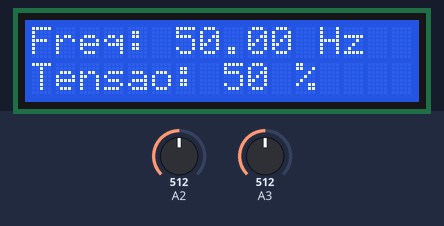
Recording of a sketch running on a simulated Arduino Uno, built with avr-gcc and run on an emulated ATmega328P. Parts: 16×2 character LCD. The inputs (shaded band) are chosen by the test bench; at power-on: A2 = 512, A3 = 512.

Above: at 1.2 s.
1.3 s: A2 set to 716
At 2.8 s:
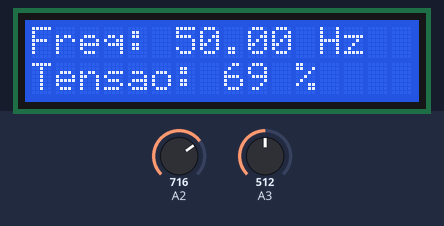
3.1 s: A3 set to 716
At 4.4 s:
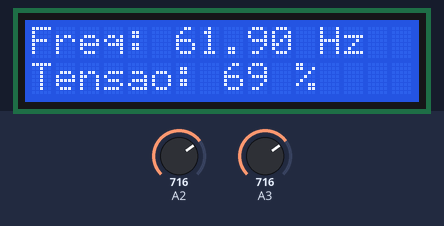
4.7 s: A2 set to 900
At 5.9 s:
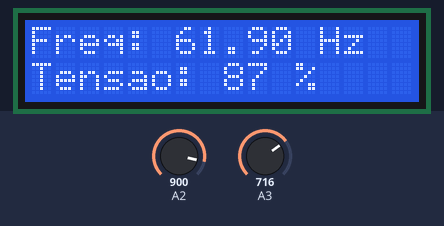
6.3 s: A3 set to 900
At 7.5 s:
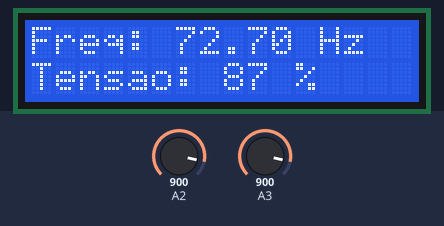
8.0 s: A2 set to 1023
At 8.9 s:
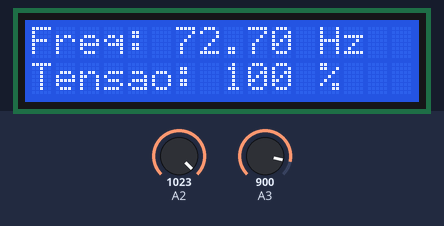
9.6 s: A3 set to 1023
At 10.4 s:
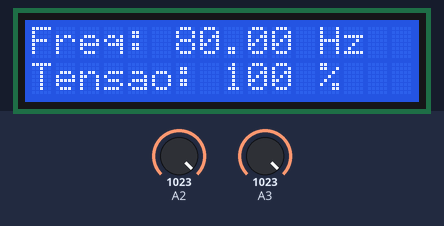
Timing chart, 0 to 12.3 s (numbered marks = the images above; inputs shaded):
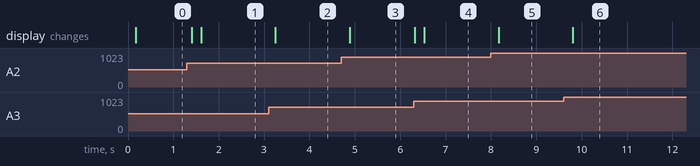

Measured:
- after the input at 1.3 s, the display: first changes after 0.10 s (image 1 shows a later state)
- after the input at 3.1 s, the display: changes after 0.15 s (image 2)
- after the input at 4.7 s, the display: changes after 0.19 s (image 3)
- after the input at 6.3 s, the display: first changes at once (image 4 shows a later state)
- after the input at 8.0 s, the display: changes after 0.17 s (image 5)
- after the input at 9.6 s, the display: changes after 0.21 s (image 6)

The sketch:

DisplayLCD.ino
```cpp
#include <LiquidCrystal.h>

LiquidCrystal lcd(12, 11, 10, 9, 8, 7);

int pot1 = 0;       // Valor lido do potenciômetro 1
int pot2 = 0;       // Valor lido do potenciômetro 2
float potPrev1 = 0; // Valor anterior do potenciômetro 1
int potPrev2 = 0;   // Valor anterior do potenciômetro 2

void setup() {
  lcd.begin(16, 2); // Inicializa o display com 16 colunas e 2 linhas
  lcd.clear();      // Limpa o display
  pinMode(A3, INPUT);
  pinMode(A2, INPUT);
}

void loop() {
  // Variáveis para somar as leituras dos potenciômetros
  int sumPot1 = 0;
  int sumPot2 = 0;

  // Melhor precisão leitura
  for (int i = 0; i < 20; i++) {
    sumPot1 += analogRead(A3);
    sumPot2 += analogRead(A2);
    delay(5);
  }

  // Calcula a média das leituras
  pot1 = sumPot1 / 20;
  pot2 = sumPot2 / 20;

  // Mapeia as leituras
  float potMapped1 = map(pot1, 0, 1023, 200, 800) / 10.0;
  int potMapped2 = map(pot2, 0, 1023, 0, 1000) / 10 ;

  // Se o valor mapeado da frequência mudou, atualiza o display
  if (potPrev1 != potMapped1) {
    lcd.setCursor(0, 0);
    lcd.print("Freq: ");
    lcd.print(potMapped1);
    lcd.print(" Hz  ");

    // Atualiza o valor anterior
    potPrev1 = potMapped1;
  }

  // Se o valor mapeado da tensão mudou, atualiza o display
  if (potPrev2 != potMapped2) {
    lcd.setCursor(0, 1);
    lcd.print("Tensao: ");
    lcd.print(potMapped2);
    lcd.print(" %   ");

    // Atualiza o valor anterior
    potPrev2 = potMapped2;
  }

  delay(100);
}
```
